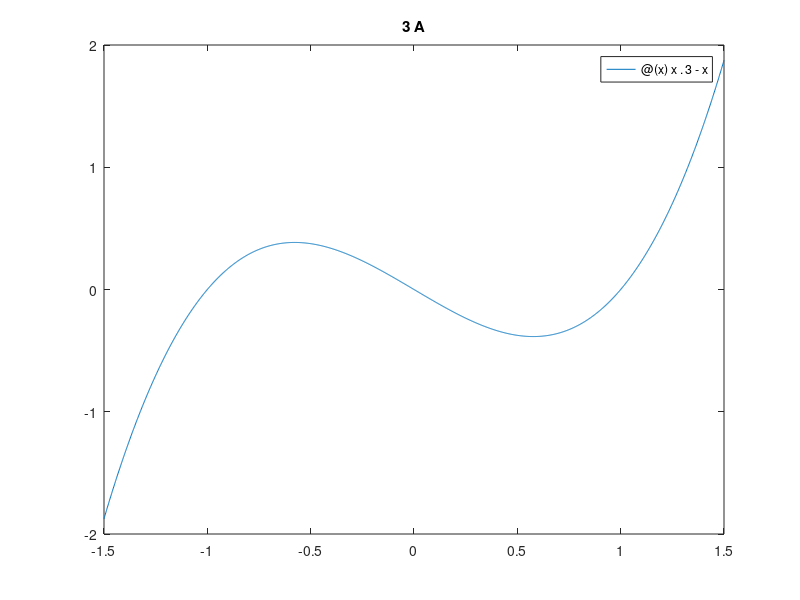
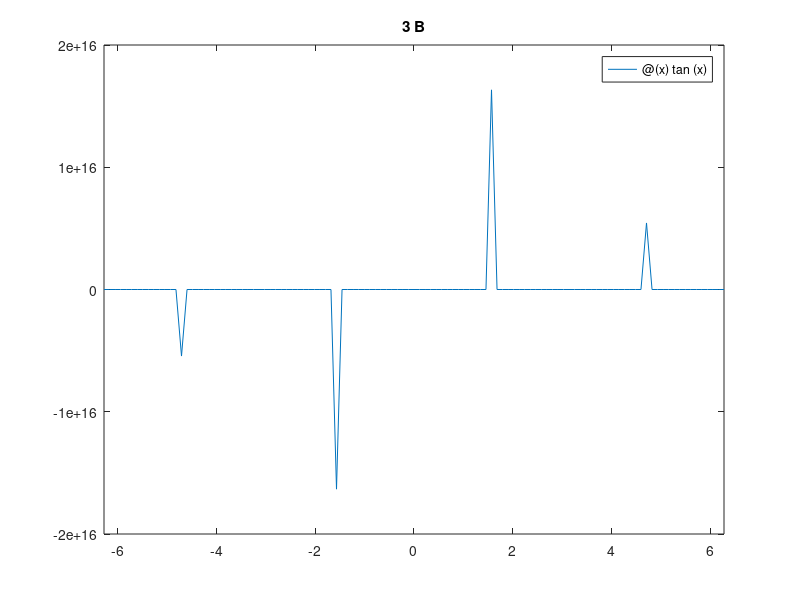
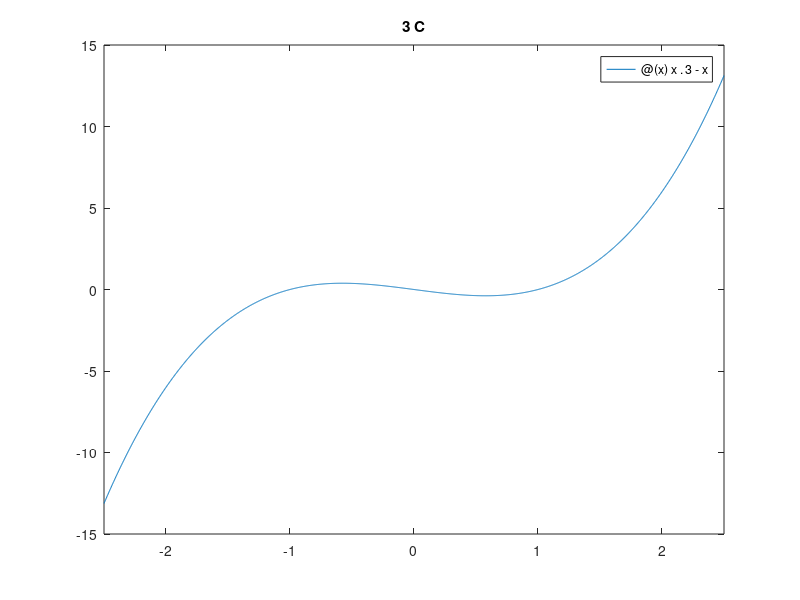
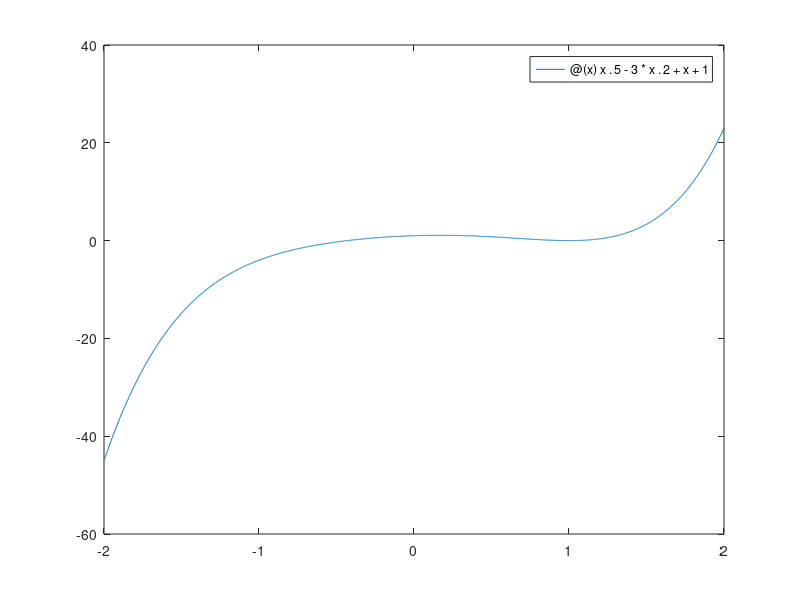

Recreate these plots in MATLAB, in order. (Note: this script raises an error after producing the figures.)
% Problem Set A - 1, 2, 3, 9, 11
clear;clc;
% 1
% a)
A1 = 413/(768+295);
fprintf('%.2f\n\n',A1)

% b)
fprintf('%.2e\n',2^(123))
fprintf('%.0f\n\n',2^(123))

% c)
fprintf('%1.34f\n',pi^2)
fprintf('%1.34f\n\n',exp(1))

% d)
val = [61/88 13863/20000 253/365];
ln2 = log(2);
small = val(1);
temp = ln2 + val(1);

for i = 1:3
    fprintf('%f\n',val(i))
    if abs(val(i) - ln2) < temp
        small = val(i);
    end
end
fprintf('Best approx = %f\n\n',small)



% 2
a = 1;
prob = ['a', 'b', 'c'];

for i = 1:3
    val = sin(a/(10^i))/(a/10^i);
    fprintf('%s) %.15f\n',prob(i),val)
end


% 3
% a
fplot(@(x) x.^3-x,[-1.5 1.5])
title('3 A')
figure

% b
fplot(@(x) tan(x),[-2*pi 2*pi])
title('3 B')
figure

% c
fplot(@(x) x.^3-x,[-2.5 2.5])
title('3 C')

% 9
figure
fplot(@(x) x.^5 - 3*x.^2 + x + 1,[-2 2])
syms x
solve(x^5 - 3*x^2 + x + 1 == 0,x)
title('Problem 9')
ax = gca;
ax.XAxisLocation = 'origin';
ax.YAxisLocation = 'origin';

% 11
syms x y
e1 = x^2 - y^2 == 1;
e2 = 2*x+y == 2;
sol = solve([e1, e2], [x,y]);
fprintf('(%.2f, %.2f) and (%.2f, %.2f)\n',sol.x(1),sol.y(1),sol.x(2),sol.y(2))

figure
axis([-5 5 -5 5])
hold on
fplot(@(x) sqrt(x.^2-1),'b')
fplot(@(x) -sqrt(x.^2-1),'b')
fplot(@(x) -2*x +2,'r')
title('Problem 11')
ax = gca;
ax.XAxisLocation = 'origin';
ax.YAxisLocation = 'origin';




